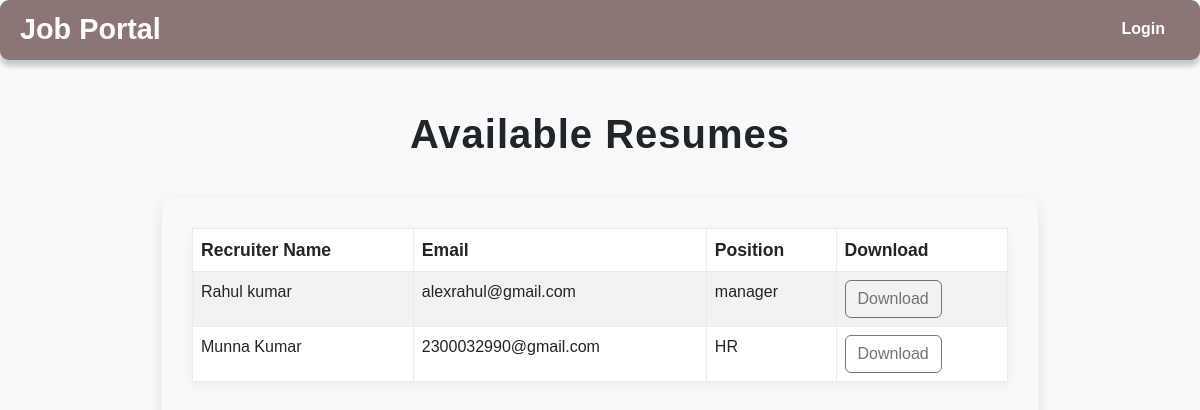
Screenshot of /resume/ with the database file from the repository.
### Applicant/models.py (models this page shows, shortened)
class Resume(models.Model):
    applicant = models.ForeignKey(Applicant, on_delete=models.CASCADE)
    resume_file = models.FileField(upload_to='resumes/')
    recruiter_name = models.CharField(max_length=150)
    recruiter_email = models.EmailField()
    recruiter_position = models.CharField(max_length=150)
    uploaded_at = models.DateTimeField(auto_now_add=True)

### Applicant/views.py (the view)
# urls.py: path('resume/', views.resume, name='resume'),
def resume(request):
    resumes = Resume.objects.all()
    return render(request, 'resume.html', {'resumes': resumes})

### Applicant/templates/resume.html (shortened to what this page needs)
{% extends "header_main.html" %}
{% block body %}
<div class="container">
    <h1 class="header-title">Available Resumes</h1>
    <div class="resume-section">
        <table class="table table-striped">
            <thead>
                <tr>
                    <th>Recruiter Name</th>
                    <th>Email</th>
                    <th>Position</th>
                    <th>Download</th>
                </tr>
            </thead>
            <tbody>
                {% for resume in resumes %}
                <tr>
                    <td>{{ resume.recruiter_name }}</td>
                    <td>{{ resume.recruiter_email }}</td>
                    <td>{{ resume.recruiter_position }}</td>
                    <td><a href="{{ resume.resume_file.url }}" download="{{ resume.resume_file.name }}" class="btn btn-outline-secondary">Download</a></td>
                </tr>
                {% empty %}
                <tr>
                    <td colspan="4" class="text-center">No resumes available.</td>
                </tr>
                {% endfor %}
            </tbody>
        </table>
    </div>
</div>
{% endblock %}

### job_app/templates/header_main.html (style rules this page uses)
* { margin: 0; padding: 0; box-sizing: border-box; }
body { font-family: Arial, sans-serif; background-color: #f8f9fa; padding-top: 60px; }
a { text-decoration: none; color: white; font-weight: bold; transition: color 0.3s; }

### Applicant/templates/resume.html (style rules this page uses)
.container { margin-top: 50px; max-width: 900px; }
.header-title { font-size: 2.5rem; font-weight: bold; margin-bottom: 40px; text-align: center; letter-spacing: 1px; }
.resume-section { padding: 30px; box-shadow: 0px 6px 15px rgba(0, 0, 0, 0.1); border-radius: 12px; }
table { width: 100%; border-collapse: collapse; margin-bottom: 20px; background-color: #ffffff; box-shadow: 0px 4px 12px rgba(0, 0, 0, 0.05); }
th, td { padding: 12px 15px; border: 1px solid #e9ecef; text-align: left; }
th { background-color: #343a40; color:#343a40 ; font-size: 1.1rem; }
td { font-size: 1rem; }
.btn-outline-secondary { font-weight: 500; }

### rows the page displays
Resume: recruiter_name "Rahul kumar", recruiter_email "alexrahul@gmail.com", recruiter_position "manager"
Resume: recruiter_name "Munna Kumar", recruiter_email "2300032990@gmail.com", recruiter_position "HR"
